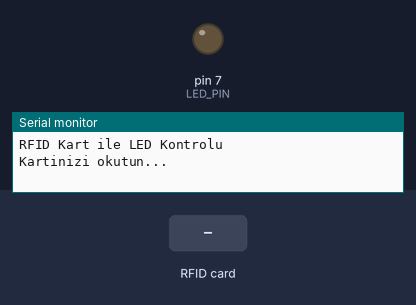
This sketch was run on a simulated Arduino Uno, built with avr-gcc and run on an emulated ATmega328P. On the bench: output pins drawn as LEDs (lit = HIGH), the last lines printed to the serial monitor. The test bench sets the inputs (shaded band). Pins used as bus, display or sensor lines are not drawn.

Above: at 1.2 s.
1.3 s: RFID card 39 BC 12 07 held to the reader
At 2.5 s:
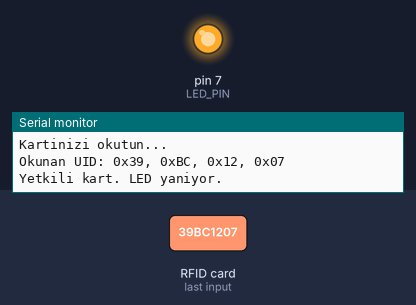
2.8 s: RFID card 5E 7A 19 C4 held to the reader
Timing chart, 0 to 5.8 s (numbered marks = the images above; inputs shaded):
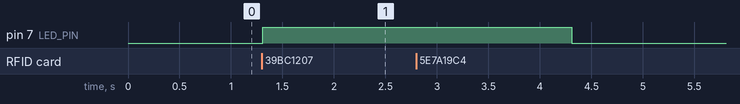

Measured:
- after the input at 1.3 s, pin 7 (LED_PIN): LOW → HIGH at once

The sketch:

rfid_kart_ile_led_kontrolu.ino
```cpp
/*
  Proje: RFID Kart ile LED Kontrolü
  Platform: Arduino UNO
  Hazırlayan: Robomer
  Web: https://robomer.com

  Açıklama:
  Kayıtlı RFID kart okutulduğunda LED yanar.
  Yetkisiz kart okutulduğunda LED yanmaz.

  Bağlantılar:
  RC522 SDA / SS -> D10
  RC522 SCK      -> D13
  RC522 MOSI     -> D11
  RC522 MISO     -> D12
  RC522 RST      -> D9
  RC522 3.3V     -> 3.3V
  RC522 GND      -> GND

  LED uzun bacak -> 1K direnç üzerinden D7
  LED kısa bacak -> GND
*/

#include <SPI.h>
#include <MFRC522.h>

#define SS_PIN 10
#define RST_PIN 9
#define LED_PIN 7

MFRC522 rfid(SS_PIN, RST_PIN);

// Buraya kendi kart UID degerinizi yazin.
// UID okumak icin code/rfid-uid-okuyucu.ino dosyasini kullanin.
byte authorizedUIDs[][4] = {
  {0x39, 0xBC, 0x12, 0x07}
};

const byte authorizedCardCount = sizeof(authorizedUIDs) / sizeof(authorizedUIDs[0]);

void setup() {
  Serial.begin(9600);

  pinMode(LED_PIN, OUTPUT);
  digitalWrite(LED_PIN, LOW);

  SPI.begin();
  rfid.PCD_Init();

  Serial.println("RFID Kart ile LED Kontrolu");
  Serial.println("Kartinizi okutun...");
}

void loop() {
  if (!rfid.PICC_IsNewCardPresent()) {
    return;
  }

  if (!rfid.PICC_ReadCardSerial()) {
    return;
  }

  printUID();

  if (isAuthorizedCard(&rfid.uid)) {
    Serial.println("Yetkili kart. LED yaniyor.");
    digitalWrite(LED_PIN, HIGH);
    delay(3000);
    digitalWrite(LED_PIN, LOW);
  }
  else {
    Serial.println("Yetkisiz kart. LED yanmaz.");
    digitalWrite(LED_PIN, LOW);
  }

  rfid.PICC_HaltA();
  rfid.PCD_StopCrypto1();
}

bool isAuthorizedCard(MFRC522::Uid *uid) {
  if (uid->size != 4) {
    return false;
  }

  for (byte cardIndex = 0; cardIndex < authorizedCardCount; cardIndex++) {
    bool match = true;

    for (byte i = 0; i < 4; i++) {
      if (uid->uidByte[i] != authorizedUIDs[cardIndex][i]) {
        match = false;
        break;
      }
    }

    if (match) {
      return true;
    }
  }

  return false;
}

void printUID() {
  Serial.print("Okunan UID: ");

  for (byte i = 0; i < rfid.uid.size; i++) {
    Serial.print("0x");

    if (rfid.uid.uidByte[i] < 0x10) {
      Serial.print("0");
    }

    Serial.print(rfid.uid.uidByte[i], HEX);

    if (i < rfid.uid.size - 1) {
      Serial.print(", ");
    }
  }

  Serial.println();
}
```
